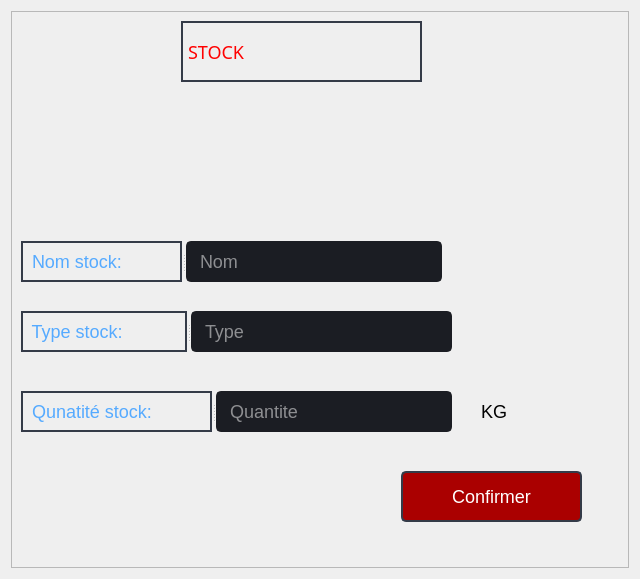
<?xml version="1.0" encoding="UTF-8"?>
<ui version="4.0">
 <class>stock</class>
 <widget class="QDialog" name="stock">
  <property name="geometry">
   <rect>
    <x>0</x>
    <y>0</y>
    <width>640</width>
    <height>579</height>
   </rect>
  </property>
  <property name="windowTitle">
   <string>Stock</string>
  </property>
  <property name="styleSheet">
   <string notr="true">background-color: rgb(40, 44, 52);
QDialog {background: transparent; }
QToolTip {
	color: #ffffff;
	background-color: rgba(27, 29, 35, 160);
	border: 1px solid rgb(40, 40, 40);
	border-radius: 2px;
}
*{
	
	font-size:18px;
};
border-radius: 5px;
gridline-color: transparent;
border-bottom: 1px solid rgb(44, 49, 60);
color: rgb(255, 96, 96);
QMainWindow {background: transparent; }
QToolTip {
	color: #ffffff;
	background-color: rgba(27, 29, 35, 160);
	border: 1px solid rgb(40, 40, 40);
	border-radius: 2px;
}</string>
  </property>
  <layout class="QHBoxLayout" name="horizontalLayout">
   <item>
    <widget class="QFrame" name="frame">
     <property name="styleSheet">
      <string notr="true">background-color: rgb(40, 44, 52);/* LINE EDIT */
QLineEdit {
	background-color: rgb(27, 29, 35);
	border-radius: 5px;
	border: 2px solid rgb(27, 29, 35);
	padding-left: 10px;
}
QLineEdit:hover {
	border: 2px solid rgb(64, 71, 88);
}
QLineEdit:focus {
	border: 2px solid rgb(91, 101, 124);
}

/* SCROLL BARS */
QScrollBar:horizontal {
    border: none;
    background: rgb(52, 59, 72);
    height: 14px;
    margin: 0px 21px 0 21px;
	border-radius: 0px;
}
QScrollBar::handle:horizontal {
    background: rgb(85, 170, 255);
    min-width: 25px;
	border-radius: 7px
}
QScrollBar::add-line:horizontal {
    border: none;
    background: rgb(55, 63, 77);
    width: 20px;
	border-top-right-radius: 7px;
    border-bottom-right-radius: 7px;
    subcontrol-position: right;
    subcontrol-origin: margin;
}
QScrollBar::sub-line:horizontal {
    border: none;
    background: rgb(55, 63, 77);
    width: 20px;
	border-top-left-radius: 7px;
    border-bottom-left-radius: 7px;
    subcontrol-position: left;
    subcontrol-origin: margin;
}
QScrollBar::up-arrow:horizontal, QScrollBar::down-arrow:horizontal
{
     background: none;
}
QScrollBar::add-page:horizontal, QScrollBar::sub-page:horizontal
{
     background: none;
}
 QScrollBar:vertical {
	border: none;
    background: rgb(52, 59, 72);
    width: 14px;
    margin: 21px 0 21px 0;
	border-radius: 0px;
 }
 QScrollBar::handle:vertical {	
	background: rgb(85, 170, 255);
    min-height: 25px;
	border-radius: 7px
 }
 QScrollBar::add-line:vertical {
     border: none;
    background: rgb(55, 63, 77);
     height: 20px;
	border-bottom-left-radius: 7px;
    border-bottom-right-radius: 7px;
     subcontrol-position: bottom;
     subcontrol-origin: margin;
 }
 QScrollBar::sub-line:vertical {
	border: none;
    background: rgb(55, 63, 77);
     height: 20px;
	border-top-left-radius: 7px;
    border-top-right-radius: 7px;
     subcontrol-position: top;
     subcontrol-origin: margin;
 }
 QScrollBar::up-arrow:vertical, QScrollBar::down-arrow:vertical {
     background: none;
 }

 QScrollBar::add-page:vertical, QScrollBar::sub-page:vertical {
     background: none;
 }

/* CHECKBOX */
QCheckBox::indicator {
    border: 3px solid rgb(52, 59, 72);
	width: 15px;
	height: 15px;
	border-radius: 10px;
    background: rgb(44, 49, 60);
}
QCheckBox::indicator:hover {
    border: 3px solid rgb(58, 66, 81);
}
QCheckBox::indicator:checked {
    background: 3px solid rgb(52, 59, 72);
	border: 3px solid rgb(52, 59, 72);	
	background-image: url(:/16x16/icons/16x16/cil-check-alt.png);
}

/* RADIO BUTTON */
QRadioButton::indicator {
    border: 3px solid rgb(52, 59, 72);
	width: 15px;
	height: 15px;
	border-radius: 10px;
    background: rgb(44, 49, 60);
}
QRadioButton::indicator:hover {
    border: 3px solid rgb(58, 66, 81);
}
QRadioButton::indicator:checked {
    background: 3px solid rgb(94, 106, 130);
	border: 3px solid rgb(52, 59, 72);	
}

/* COMBOBOX */
QComboBox{
	background-color: rgb(27, 29, 35);
	border-radius: 5px;
	border: 2px solid rgb(27, 29, 35);
	padding: 5px;
	padding-left: 10px;
}
QComboBox:hover{
	border: 2px solid rgb(64, 71, 88);
}
QComboBox::drop-down {
	subcontrol-origin: padding;
	subcontrol-position: top right;
	width: 25px; 
	border-left-width: 3px;
	border-left-color: rgba(39, 44, 54, 150);
	border-left-style: solid;
	border-top-right-radius: 3px;
	border-bottom-right-radius: 3px;	
	background-image: url(:/16x16/icons/16x16/cil-arrow-bottom.png);
	background-position: center;
	background-repeat: no-reperat;
 }
QComboBox QAbstractItemView {
	color: rgb(85, 170, 255);	
	background-color: rgb(27, 29, 35);
	padding: 10px;
	selection-background-color: rgb(39, 44, 54);
}

/* SLIDERS */
QSlider::groove:horizontal {
    border-radius: 9px;
    height: 18px;
	margin: 0px;
	background-color: rgb(52, 59, 72);
}
QSlider::groove:horizontal:hover {
	background-color: rgb(55, 62, 76);
}
QSlider::handle:horizontal {
    background-color: rgb(85, 170, 255);
    border: none;
    height: 18px;
    width: 18px;
    margin: 0px;
	border-radius: 9px;
}
QSlider::handle:horizontal:hover {
    background-color: rgb(105, 180, 255);
}
QSlider::handle:horizontal:pressed {
    background-color: rgb(65, 130, 195);
}

QSlider::groove:vertical {
    border-radius: 9px;
    width: 18px;
    margin: 0px;
	background-color: rgb(52, 59, 72);
}
QSlider::groove:vertical:hover {
	background-color: rgb(55, 62, 76);
}
QSlider::handle:vertical {
    background-color: rgb(85, 170, 255);
	border: none;
    height: 18px;
    width: 18px;
    margin: 0px;
	border-radius: 9px;
}
QSlider::handle:vertical:hover {
    background-color: rgb(105, 180, 255);
}
QSlider::handle:vertical:pressed {
    background-color: rgb(65, 130, 195);
}
QTableWidget{
	background-color: rgb(255, 255, 255);
}
QDialog {background: transparent; }
QToolTip {
	color: #ffffff;
	background-color: rgba(27, 29, 35, 160);
	border: 1px solid rgb(40, 40, 40);
	border-radius: 2px;
}
*{
	
	font-size:18px;
}

</string>
     </property>
     <property name="frameShape">
      <enum>QFrame::StyledPanel</enum>
     </property>
     <property name="frameShadow">
      <enum>QFrame::Raised</enum>
     </property>
     <widget class="QPushButton" name="pushButton_43">
      <property name="geometry">
       <rect>
        <x>390</x>
        <y>460</y>
        <width>181</width>
        <height>51</height>
       </rect>
      </property>
      <property name="minimumSize">
       <size>
        <width>150</width>
        <height>30</height>
       </size>
      </property>
      <property name="font">
       <font>
        <family>Segoe UI</family>
        <pointsize>9</pointsize>
       </font>
      </property>
      <property name="styleSheet">
       <string notr="true">QPushButton {
	color: rgb(255, 255, 255);
	border: 2px solid rgb(52, 59, 72);
	border-radius: 5px;	
	
	background-color: rgb(170, 0, 0);

}
QPushButton:hover {
	background-color: rgb(57, 65, 80);
	border: 2px solid rgb(61, 70, 86);
}
QPushButton:pressed {	
	background-color: rgb(35, 40, 49);
	border: 2px solid rgb(43, 50, 61);
}</string>
      </property>
      <property name="text">
       <string>Confirmer</string>
      </property>
      <property name="icon">
       <iconset>
        <normaloff>:/16x16/icons/16x16/cil-folder-open.png</normaloff>:/16x16/icons/16x16/cil-folder-open.png</iconset>
      </property>
     </widget>
     <widget class="QLabel" name="label_16">
      <property name="geometry">
       <rect>
        <x>170</x>
        <y>10</y>
        <width>241</width>
        <height>61</height>
       </rect>
      </property>
      <property name="font">
       <font>
        <family>Orbitron</family>
        <pointsize>20</pointsize>
        <weight>9</weight>
        <italic>false</italic>
        <bold>false</bold>
       </font>
      </property>
      <property name="styleSheet">
       <string notr="true">
color: rgb(255, 0, 0);

border:2px solid  rgb(52, 59, 72);
font: 75 20pt &quot;Orbitron&quot;;
</string>
      </property>
      <property name="text">
       <string>STOCK</string>
      </property>
     </widget>
     <widget class="QSplitter" name="splitter">
      <property name="geometry">
       <rect>
        <x>10</x>
        <y>300</y>
        <width>431</width>
        <height>41</height>
       </rect>
      </property>
      <property name="orientation">
       <enum>Qt::Horizontal</enum>
      </property>
      <widget class="QLabel" name="label_13">
       <property name="font">
        <font>
         <pointsize>11</pointsize>
        </font>
       </property>
       <property name="styleSheet">
        <string notr="true">color : rgb(85, 170, 255);

border:2px solid  rgb(52, 59, 72);
</string>
       </property>
       <property name="text">
        <string> Type stock:</string>
       </property>
      </widget>
      <widget class="QLineEdit" name="lineEdit_7">
       <property name="minimumSize">
        <size>
         <width>0</width>
         <height>30</height>
        </size>
       </property>
       <property name="styleSheet">
        <string notr="true">QLineEdit {
color : rgb(255, 255, 255);
	background-color: rgb(27, 29, 35);
	border-radius: 5px;
	border: 2px solid rgb(27, 29, 35);
	padding-left: 10px;
}
QLineEdit:hover {
	border: 2px solid rgb(64, 71, 88);
}
QLineEdit:focus {
	border: 2px solid rgb(91, 101, 124);
}</string>
       </property>
       <property name="text">
        <string/>
       </property>
       <property name="placeholderText">
        <string>Type</string>
       </property>
      </widget>
     </widget>
     <widget class="QSplitter" name="splitter_2">
      <property name="geometry">
       <rect>
        <x>10</x>
        <y>230</y>
        <width>421</width>
        <height>41</height>
       </rect>
      </property>
      <property name="orientation">
       <enum>Qt::Horizontal</enum>
      </property>
      <widget class="QLabel" name="label_15">
       <property name="font">
        <font>
         <pointsize>11</pointsize>
        </font>
       </property>
       <property name="styleSheet">
        <string notr="true">color : rgb(85, 170, 255);

border:2px solid  rgb(52, 59, 72);
</string>
       </property>
       <property name="text">
        <string> Nom stock:</string>
       </property>
      </widget>
      <widget class="QLineEdit" name="lineEdit_9">
       <property name="minimumSize">
        <size>
         <width>0</width>
         <height>30</height>
        </size>
       </property>
       <property name="styleSheet">
        <string notr="true">QLineEdit {
color : rgb(255, 255, 255);
	background-color: rgb(27, 29, 35);
	border-radius: 5px;
	border: 2px solid rgb(27, 29, 35);
	padding-left: 10px;
}
QLineEdit:hover {
	border: 2px solid rgb(64, 71, 88);
}
QLineEdit:focus {
	border: 2px solid rgb(91, 101, 124);
}</string>
       </property>
       <property name="text">
        <string/>
       </property>
       <property name="placeholderText">
        <string>Nom</string>
       </property>
      </widget>
     </widget>
     <widget class="QLabel" name="label">
      <property name="geometry">
       <rect>
        <x>470</x>
        <y>390</y>
        <width>61</width>
        <height>21</height>
       </rect>
      </property>
      <property name="styleSheet">
       <string notr="true">font: 12pt &quot;MS Shell Dlg 2&quot;;</string>
      </property>
      <property name="text">
       <string>KG</string>
      </property>
     </widget>
     <widget class="QSplitter" name="splitter_3">
      <property name="geometry">
       <rect>
        <x>10</x>
        <y>380</y>
        <width>431</width>
        <height>41</height>
       </rect>
      </property>
      <property name="orientation">
       <enum>Qt::Horizontal</enum>
      </property>
      <widget class="QLabel" name="label_14">
       <property name="font">
        <font>
         <pointsize>11</pointsize>
        </font>
       </property>
       <property name="styleSheet">
        <string notr="true">color : rgb(85, 170, 255);

border:2px solid  rgb(52, 59, 72);
</string>
       </property>
       <property name="text">
        <string> Qunatité stock:</string>
       </property>
      </widget>
      <widget class="QLineEdit" name="lineEdit_8">
       <property name="minimumSize">
        <size>
         <width>0</width>
         <height>30</height>
        </size>
       </property>
       <property name="styleSheet">
        <string notr="true">QLineEdit {
color : rgb(255, 255, 255);
	background-color: rgb(27, 29, 35);
	border-radius: 5px;
	border: 2px solid rgb(27, 29, 35);
	padding-left: 10px;
}
QLineEdit:hover {
	border: 2px solid rgb(64, 71, 88);
}
QLineEdit:focus {
	border: 2px solid rgb(91, 101, 124);
}</string>
       </property>
       <property name="inputMethodHints">
        <set>Qt::ImhDigitsOnly</set>
       </property>
       <property name="text">
        <string/>
       </property>
       <property name="placeholderText">
        <string>Quantite</string>
       </property>
      </widget>
     </widget>
    </widget>
   </item>
  </layout>
 </widget>
 <resources/>
 <connections/>
</ui>
